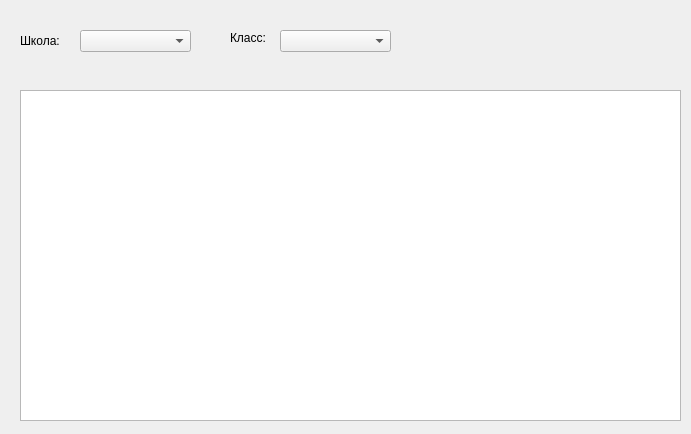
<?xml version="1.0" encoding="UTF-8"?>
<ui version="4.0">
 <class>Form</class>
 <widget class="QWidget" name="Form">
  <property name="geometry">
   <rect>
    <x>0</x>
    <y>0</y>
    <width>691</width>
    <height>434</height>
   </rect>
  </property>
  <property name="windowTitle">
   <string>Form</string>
  </property>
  <widget class="QLabel" name="label_school">
   <property name="geometry">
    <rect>
     <x>20</x>
     <y>30</y>
     <width>111</width>
     <height>21</height>
    </rect>
   </property>
   <property name="text">
    <string>Школа:</string>
   </property>
  </widget>
  <widget class="QComboBox" name="combo_school">
   <property name="geometry">
    <rect>
     <x>80</x>
     <y>30</y>
     <width>111</width>
     <height>22</height>
    </rect>
   </property>
  </widget>
  <widget class="QLabel" name="label_class">
   <property name="geometry">
    <rect>
     <x>230</x>
     <y>30</y>
     <width>111</width>
     <height>16</height>
    </rect>
   </property>
   <property name="text">
    <string>Класс:</string>
   </property>
  </widget>
  <widget class="QComboBox" name="combo_class">
   <property name="geometry">
    <rect>
     <x>280</x>
     <y>30</y>
     <width>111</width>
     <height>22</height>
    </rect>
   </property>
  </widget>
  <widget class="QTableWidget" name="table">
   <property name="geometry">
    <rect>
     <x>20</x>
     <y>90</y>
     <width>661</width>
     <height>331</height>
    </rect>
   </property>
  </widget>
 </widget>
 <resources/>
 <connections/>
</ui>
